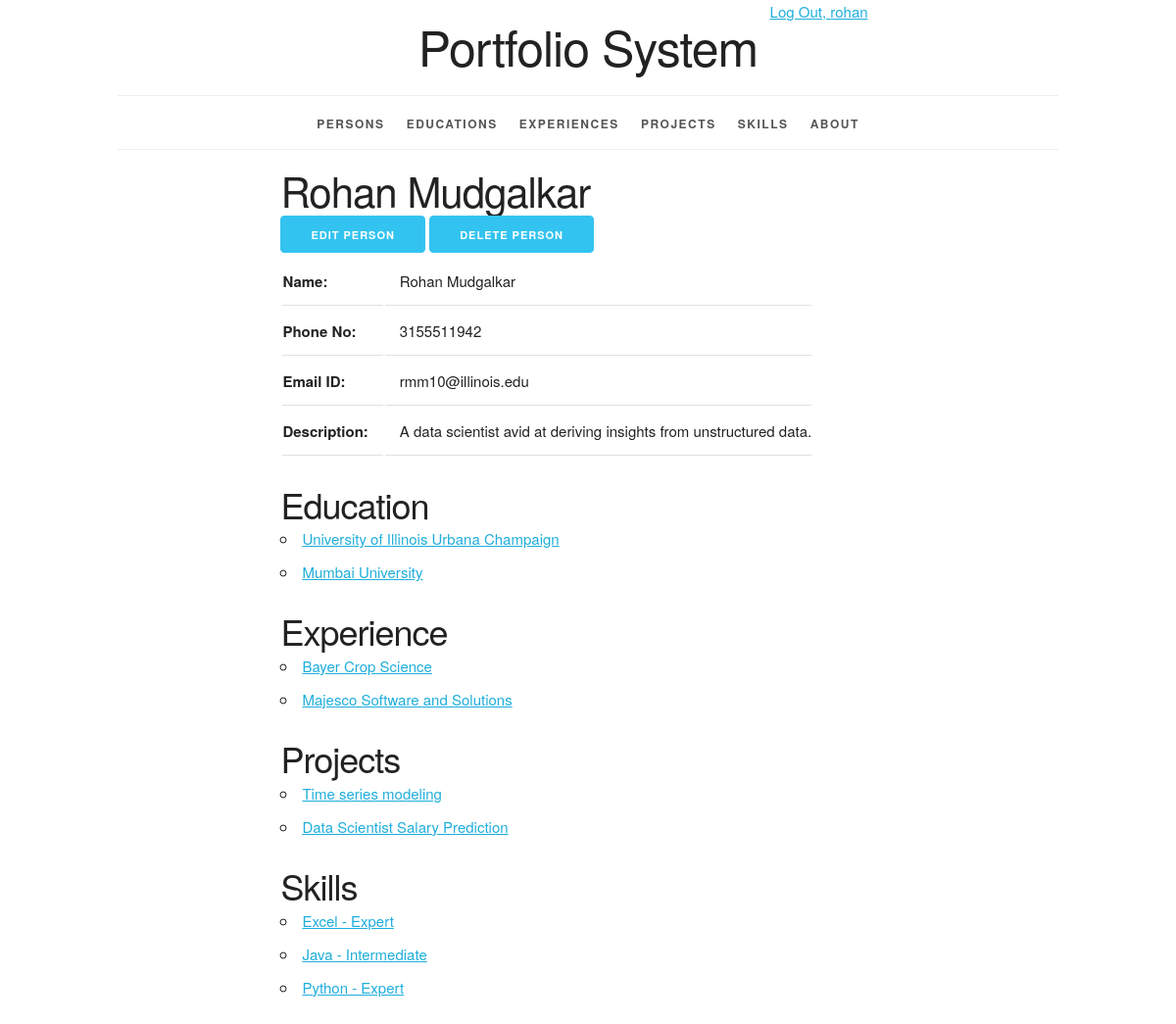
The page /person/1/ (signed in) on the database its author committed.
### myportfolio/models.py (models this page shows, shortened)
class Person(models.Model):
    person_id = models.AutoField(primary_key=True)
    first_name = models.CharField(max_length=50)
    last_name = models.CharField(max_length=50)
    disambiguator = models.CharField(max_length=50, blank=True, default='')
    phone_no = models.CharField(max_length=15)
    email_id = models.CharField(max_length=45)
    description = models.TextField()
    def __str__(self):
        result = ''
        if self.disambiguator == '':
            result = '%s %s' % (self.first_name, self.last_name)
        else:
            result = '%s %s (%s)' % (self.first_name, self.last_name, self.disambiguator)
        return result
    def get_update_url(self):
        return reverse('myportfolio_person_update_urlpattern',
                       kwargs={'pk': self.pk}
                       )
    def get_delete_url(self):
        return reverse('myportfolio_person_delete_urlpattern',
                       kwargs={'pk': self.pk}
                       )
    class Meta:
        verbose_name = "Person"
        verbose_name_plural = "Persons"
        constraints = [
            UniqueConstraint(fields=['first_name', 'last_name', 'disambiguator'], name='unique_person')
        ]

class Education(models.Model):
    education_id = models.AutoField(primary_key=True)
    school = models.ForeignKey(School, related_name='schools', on_delete=models.PROTECT)
    degree_name = models.CharField(max_length=50)
    start_date = models.DateField()
    end_date = models.DateField(blank=True, null=True)
    gpa = models.CharField(max_length=10)
    person_id = models.ForeignKey(Person, related_name='education', on_delete=models.PROTECT)
    def __str__(self):
        return '%s' % self.school
    def get_absolute_url(self):
        return reverse('myportfolio_education_detail_urlpattern',
                       kwargs={'pk': self.pk}
                       )
    class Meta:
        verbose_name = "Education"
        verbose_name_plural = "Education"
        constraints = [
            UniqueConstraint(fields=['school', 'degree_name', 'person_id'], name='unique_school')
        ]

class School(models.Model):
    school_id = models.AutoField(primary_key=True)
    school = models.CharField(max_length=100)
    def __str__(self):
        return '%s' % self.school
    class Meta:
        verbose_name = "School"
        verbose_name_plural = "Schools"
        constraints = [
            UniqueConstraint(fields=['school'], name='unique_schools')
        ]

class Experience(models.Model):
    experience_id = models.AutoField(primary_key=True)
    company_name = models.CharField(max_length=50)
    job_title = models.CharField(max_length=50)
    start_date = models.DateField()
    end_date = models.DateField(blank=True, null=True)
    description = models.TextField()
    person_id = models.ForeignKey(Person, related_name='experience', on_delete=models.PROTECT)
    def __str__(self):
        return self.company_name
    def get_absolute_url(self):
        return reverse('myportfolio_experience_detail_urlpattern',
                       kwargs={'pk': self.pk}
                       )
    class Meta:
        verbose_name = "Experience"
        verbose_name_plural = "Experiences"
        constraints = [
            UniqueConstraint(fields=['company_name', 'start_date', 'person_id'], name='unique_company')
        ]

class Project(models.Model):
    project_id = models.AutoField(primary_key=True)
    project_title = models.CharField(max_length=50)
    start_date = models.DateField()
    end_date = models.DateField(blank=True, null=True)
    persons = models.ManyToManyField('Person')
    description = models.TextField()
    def __str__(self):
        return self.project_title
    def get_absolute_url(self):
        return reverse('myportfolio_project_detail_urlpattern',
                       kwargs={'pk': self.pk}
                       )
    class Meta:
        verbose_name = "Project"
        verbose_name_plural = "Projects"
        constraints = [
            UniqueConstraint(fields=['project_title'], name='unique_project')
        ]

class Skill(models.Model):
    skill_id = models.AutoField(primary_key=True)
    skill_name = models.CharField(max_length=100)
    proficiency = models.ForeignKey(ProficiencyLevel, related_name='skills', on_delete=models.PROTECT)
    persons = models.ManyToManyField('Person')
    def __str__(self):
        return '%s - %s' % (self.skill_name, self.proficiency)
    def get_absolute_url(self):
        return reverse('myportfolio_skill_detail_urlpattern',
                       kwargs={'pk': self.pk}
                       )
    class Meta:
        verbose_name = "Skill"
        verbose_name_plural = "Skills"
        ordering = ['skill_name']
        constraints = [
            UniqueConstraint(fields=['skill_name', 'proficiency'], name='unique_skill')
        ]

class ProficiencyLevel(models.Model):
    proficiency_id = models.AutoField(primary_key=True)
    proficiency = models.CharField(max_length=40)
    def __str__(self):
        return '%s' % self.proficiency
    class Meta:
        verbose_name = "ProficiencyLevel"
        verbose_name_plural = "ProficiencyLevel"
        constraints = [
            UniqueConstraint(fields=['proficiency'], name='unique_proficiency')
        ]

### myportfolio/views.py (the view)
class PersonDetail(LoginRequiredMixin, PermissionRequiredMixin, DetailView):
    model = Person
    permission_required = 'myportfolio.view_person'
    def get_context_data(self, **kwargs):
        context = super(DetailView, self).get_context_data(**kwargs)
        person = self.get_object()
        education_list = person.education.all()
        experience_list = person.experience.all()
        project_list = person.project_set.all()
        skill_list = person.skill_set.all()
        context['education_list'] = education_list
        context['experience_list'] = experience_list
        context['project_list'] = project_list
        context['skill_list'] = skill_list
        return context

### myportfolio/templates/myportfolio/person_detail.html (shortened to what this page needs)
{% extends 'myportfolio/base.html' %}
{%  block content %}
    <article>
    <div class="row">
    <div class="offset-by-two eight columns">
    <h2>{{ person }}</h2>
    <ul class="inline">
    {% if perms.myportfolio.change_person %}
        <li>
            <a href = "{{ person.get_update_url }}" class = "button button-primary">Edit Person
            </a>
        </li>
    {% endif %}
    {% if perms.myportfolio.delete_person %}
        <li>
            <a href = "{{ person.get_delete_url }}" class = "button button-primary">Delete Person
            </a>
        </li>
    {% endif %}
    </ul>
    <section>
        <table>
            <tr>
                <th>Name:</th>
                <td>{{ person }}</td>
            </tr>
            <tr>
                <th>Phone No:</th>
                <td>{{ person.phone_no }}</td>
            </tr>
            <tr>
                <th>Email ID:</th>
                <td>{{ person.email_id }}</td>
            </tr>
            <tr>
                <th>Description:</th>
                <td>{{ person.description }}</td>
            </tr>
        </table>
    </section>
    <section>
        <h3>Education</h3>
        <ul>
            {% for education in education_list %}
                <li>
                    <a href="{{ education.get_absolute_url }}">{{ education }}</a>
                </li>
            {% empty %}
                <li><em>There is no education added for this person.</em></li>
            {% endfor %}
        </ul>
    </section>
    <section>
        <h3>Experience</h3>
        <ul>
            {% for experience in experience_list %}
                <li>
                    <a href="{{ experience.get_absolute_url }}">{{ experience }}</a>
                </li>
            {% empty %}
                <li><em>There is no experience added for this person.</em></li>
            {% endfor %}
        </ul>
    </section>
    <section>
        <h3>Projects</h3>
        <ul>
            {% for project in project_list %}
                <li>
                    <a href="{{ project.get_absolute_url }}">{{ project }}</a>
                </li>
            {% empty %}
                <li><em>There is no project added for this person.</em></li>
            {% endfor %}
        </ul>
    </section>
    <section>
        <h3>Skills</h3>
        <ul>
            {% for skill in skill_list %}
                <li>
                    <a href="{{ skill.get_absolute_url }}">{{ skill }}</a>
                </li>
            {% empty %}
                <li><em>There is no skill added for this person.</em></li>
            {% endfor %}
        </ul>
    </section>
    </div>
    </div>
    </article>
{%  endblock %}

### myportfolio/templates/myportfolio/base.html (shortened to what this page needs)
{% load static %}
<!DOCTYPE html>
<html lang="en">
<head>
    <link rel="stylesheet" type="text/css"
          href="{% static 'myportfolio/normalize.css' %}">
    <link rel="stylesheet" type="text/css"
          href="{% static 'myportfolio/skeleton.css' %}">
    <link rel="stylesheet" type="text/css"
          href="{% static 'myportfolio/style.css' %}">
</head>
<body>
<div class="container">
    <div class="status row">
        <div class="offset-by-eight four columns">
            <ul class="inline">
                {% if user.is_authenticated %}
                    <li><a href="{% url 'logout_urlpattern' %}">
                        Log Out, {{ user.get_username }}</a></li>
                {% else %}
                    <li><a href="{% url 'login_urlpattern' %}">
                        Log In</a></li>
                {% endif %}
            </ul>
        </div>
    </div>
    <header class="row">
        <div class="offset-by-one ten columns">
            <h1>Portfolio System</h1>
        </div>
    </header>
    <nav>
        <ul>
            {% if perms.myportfolio.view_person %}
            <li>
                <a href="{% url 'myportfolio_person_list_urlpattern'  %}">
                    Persons</a></li>
            {% endif %}
            {% if perms.myportfolio.view_education %}
            <li>
                <a href="{% url 'myportfolio_education_list_urlpattern'  %}">
                    Educations</a></li>
            {% endif %}
            {% if perms.myportfolio.view_experience %}
            <li>
                <a href="{% url 'myportfolio_experience_list_urlpattern'  %}">
                    Experiences</a></li>
            {% endif %}
            {% if perms.myportfolio.view_project %}
            <li>
                <a href="{% url 'myportfolio_project_list_urlpattern'  %}">
                    Projects</a></li>
            {% endif %}
            {% if perms.myportfolio.view_skill %}
            <li>
                <a href="{% url 'myportfolio_skill_list_urlpattern'  %}">
                    Skills</a></li>
            {% endif %}
            <li>
                <a href="{% url 'about_urlpattern'  %}">
                    About</a></li>
        </ul>
    </nav>
    <main>
        {% block content %}{% endblock %}
    </main>
</div>
</body>
</html>

### myportfolio/static/myportfolio/skeleton.css (style rules this page uses)
.container { position: relative; width: 100%; max-width: 960px; margin: 0 auto; padding: 0 20px; box-sizing: border-box; }
.column, .columns { width: 100%; float: left; box-sizing: border-box; }
@media (min-width: 400px) { .container { width: 85%; padding: 0; } }
@media (min-width: 550px) { .container { width: 80%; } }
@media (min-width: 550px) { .column, .columns { margin-left: 4%; } }
@media (min-width: 550px) { .column:first-child, .columns:first-child { margin-left: 0; } }
@media (min-width: 550px) { .four.columns { width: 30.6666666667%; } }
@media (min-width: 550px) { .eight.columns { width: 65.3333333333%; } }
@media (min-width: 550px) { .ten.columns { width: 82.6666666667%; } }
@media (min-width: 550px) { .offset-by-one.column, .offset-by-one.columns { margin-left: 8.66666666667%; } }
@media (min-width: 550px) { .offset-by-two.column, .offset-by-two.columns { margin-left: 17.3333333333%; } }
@media (min-width: 550px) { .offset-by-eight.column, .offset-by-eight.columns { margin-left: 69.3333333333%; } }
html { font-size: 62.5%; }
body { font-size: 1.5em; line-height: 1.6; font-weight: 400; font-family: "Raleway", "HelveticaNeue", "Helvetica Neue", Helvetica, Arial, sans-serif; color: #222; }
h1, h2, h3, h4, h5, h6 { margin-top: 0; margin-bottom: 2rem; font-weight: 300; }
h1 { font-size: 4.0rem; line-height: 1.2; letter-spacing: -.1rem; }
h2 { font-size: 3.6rem; line-height: 1.25; letter-spacing: -.1rem; }
h3 { font-size: 3.0rem; line-height: 1.3; letter-spacing: -.1rem; }
@media (min-width: 550px) { h1 { font-size: 5.0rem; } }
@media (min-width: 550px) { h2 { font-size: 4.2rem; } }
@media (min-width: 550px) { h3 { font-size: 3.6rem; } }
a { color: #1EAEDB; }
.button, button, input[type="submit"], input[type="reset"], input[type="button"] { display: inline-block; height: 38px; padding: 0 30px; color: #555; text-align: center; font-size: 11px; font-weight: 600; line-height: 38px; letter-spacing: .1rem; text-transform: uppercase; text-decoration: none; white-space: nowrap; background-color: transparent; border-radius: 4px; border: 1px solid #bbb; cursor: pointer; box-sizing: border-box; }
.button.button-primary, button.button-primary, input[type="submit"].button-primary, input[type="reset"].button-primary, input[type="button"].button-primary { color: #FFF; background-color: #33C3F0; border-color: #33C3F0; }
ul { list-style: circle inside; }
ol, ul { padding-left: 0; margin-top: 0; }
li { margin-bottom: 1rem; }
th, td { padding: 12px 15px; text-align: left; border-bottom: 1px solid #E1E1E1; }
th:first-child, td:first-child { padding-left: 0; }
th:last-child, td:last-child { padding-right: 0; }
button, .button { margin-bottom: 1rem; }
pre, blockquote, dl, figure, table, p, ul, ol, form { margin-bottom: 2.5rem; }
.container:after, .row:after, .u-cf { content: ""; display: table; clear: both; }

### myportfolio/static/myportfolio/style.css (style rules this page uses)
html { height: 100%; background-color: #555; }
body { background-color: white; }
body>div>header { text-align: center;; }
header h1 { display: inline-block; font-weight: normal; font-style: normal; width: 100%; margin-top: 0; padding-top: 0; }
nav { border-top: 1px solid #eee; width: 100%; border-bottom: 1px solid #eee; margin: 0 0 1em; padding: 0; }
nav ul { margin: 0; padding: 1em 0; list-style-type: none; text-align: center; }
nav ul li { display: inline; padding: 0; margin: 0 0.25em; font-weight: 600; text-transform: uppercase; text-align: center; font-size: 1rem; letter-spacing: .10rem; }
@media (min-width: 400px) { nav ul li { letter-spacing: .15rem; font-size: 1.2rem; margin: 0 0.5em; } }
@media (min-width: 550px) { nav ul li { margin: 0 0.75em; } }
nav ul li a { color: #555; text-decoration: none; background-color: transparent; cursor: pointer; }
article h2 { margin: 0; padding: 0; }
article h3 { margin: 0; padding: 0; }
.inline { list-style-type: none; padding: 0; margin: 0 0 -0.5em; }
.inline li { display: inline; }

### rows shown on the page
Person: disambiguator+first_name+last_name "Rohan Mudgalkar", phone_no "3155511942", email_id "rmm10@illinois.edu", description "A data scientist avid at deriving insights from unstructured data."
Education: school.school "University of Illinois Urbana Champaign"
Education: school.school "Mumbai University"
Experience: company_name "Bayer Crop Science"
Experience: company_name "Majesco Software and Solutions"
Project: project_title "Time series modeling"
Project: project_title "Data Scientist Salary Prediction"
Skill: skill_name+proficiency "Excel - Expert"
Skill: skill_name+proficiency "Java - Intermediate"
Skill: skill_name+proficiency "Python - Expert"

### other values the page prints
{{ user.get_username }} "rohan"
